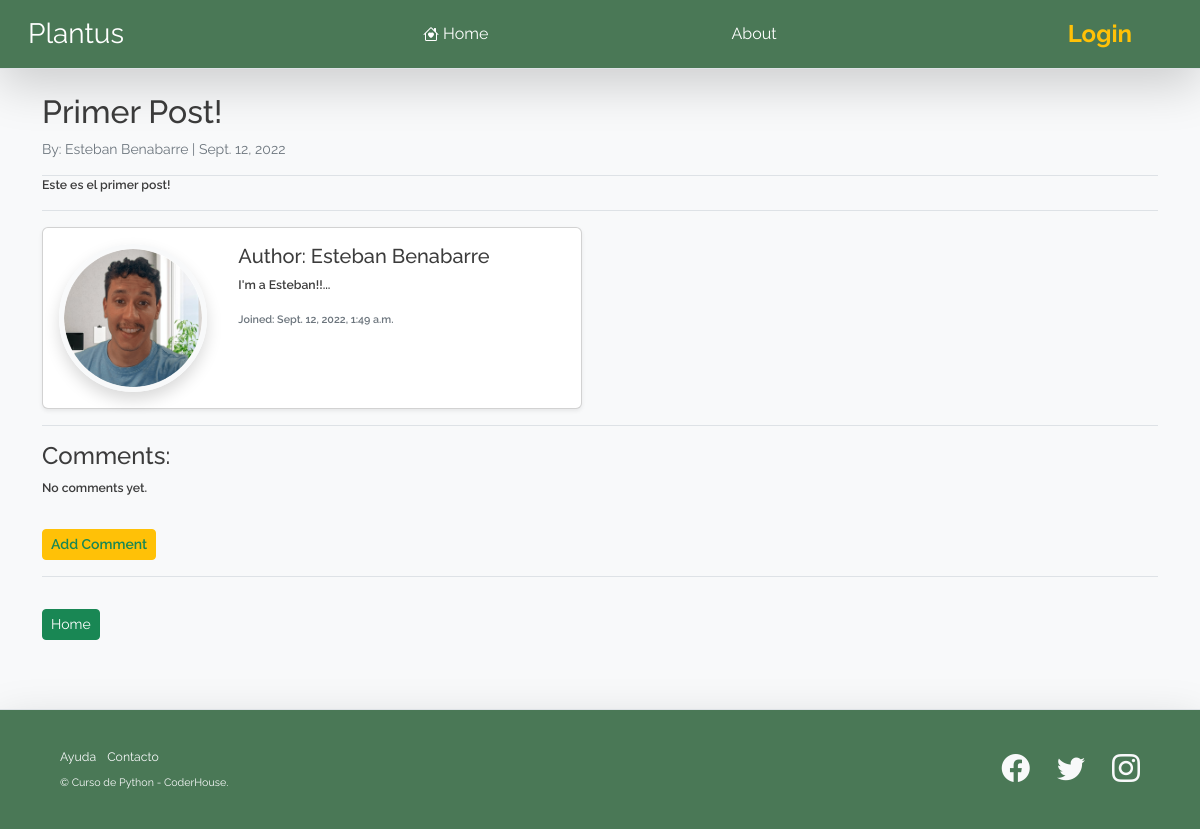
Screenshot of /post/8 with the database file from the repository.
### blog/models.py (models this page shows, shortened)
class Post(models.Model):
    title       = models.CharField(max_length=255)
    author      = models.ForeignKey(User, on_delete = models.CASCADE)
    body        = RichTextField(blank = True, null = True)
    post_image  = models.URLField(max_length=250, default='https://dummyimage.com/600x400/e0e0e0/878787.png&text=img')
    post_date   = models.DateField(auto_now_add=True)
    category    = models.CharField(max_length=255)

class Profile (models.Model):
    user            = models.OneToOneField(User, null=True, on_delete = models.CASCADE)
    description     = models.TextField()
    avatar          = models.ImageField(upload_to='avatars', null=True, blank=True)
    instagram_url   = models.CharField(max_length=256,null=True, blank=True)
    facebook_url    = models.CharField(max_length=256,null=True, blank=True)

### blog/views.py (the view)
# urls.py: path('post/<int:pk>', PostDetailView.as_view(), name="post_details"),
class PostDetailView (DetailView):
    model           = Post
    template_name   = 'post_details.html'
    def get_context_data(self, *args, **kwargs):
        comments_list = Comment.objects.all()
        context = super(PostDetailView, self).get_context_data(*args, **kwargs)
        context['comments_list'] = comments_list
        return context

### blog/templates/post_details.html (shortened to what this page needs)
{% extends "base.html" %}
{% load static %}
{% block blog_base %}
<div>
    <div class="row">
        <div class="col">
            <div class='border-bottom '>
                <h2 > {{post.title}} <h2/>
                <p class='text-secondary fw-normal fs-6 '>
                    <small> By: {{post.author.first_name}} {{post.author.last_name}} | {{post.post_date}}<small/>
                </p>
            </div>
            <div class="border-bottom">
                <p>
                    {{ post.body  | safe }}
                </p>
            </div>
        </div>
        <div class="col border-bottom">
            <div class="card my-3 shadow-sm" style="max-width: 540px;">
                <div class="row g-0">
                  <div class="col-sm-4 d-flex justify-content-center p-3">
                    {% if post.author.profile.avatar.url %}
                    <img src="{{post.author.profile.avatar.url}}" class="img-fluid rounded-circle border border-5 border-light shadow" style="max-width:148px;max-width:148px;"alt="post.author">
                    {% else %}
                    <img src="{% static 'assets/1.jpg' %}" class="img-fluid rounded-circle border border-5 border-light shadow" style="max-width:148px;max-width:148px;"alt="post.author">
                    {% endif %}
                  </div>
                  <div class="col-sm-8">
                    <div class="card-body">
                      <h5 class="card-title">Author: {{post.author.first_name}} {{post.author.last_name}}</h5>
                      <p class="card-text">{{post.author.profile.description | slice:":200" }}...</p>
                      <p class="card-text"><small class="text-muted">Joined: {{post.author.date_joined}}</small></p>
                    </div>
                  </div>
                </div>
              </div>
        </div>
        <div class='border-bottom my-3 pb-3'>
            <h4>Comments:</h4>
            {% if not post.comments.all %}
                <p> No comments yet.</p>
            {% endif %}
            <button class='btn btn-warning btn-sm mt-3' >
                <a class='text-decoration-none text-success fw-semibold' href="{% url 'comment_add' post.pk %}">
                    Add Comment
                </a>
            </button>
        </div>
    </div>
    <a class='btn btn-success btn-sm mt-3' href="{% url 'home' %}">
        Home
    </a>
</div>
{% endblock blog_base %}

### blog/static/css/custom-styles.css (style rules this page uses)
:root { --bs-font-sans-serif: 'Raleway', sans-serif; --bs-body-font-family: var(--bs-font-sans-serif); }
body { color:rgb(60, 60, 60) }

### rows the page displays
Post: title "Primer Post!", author.first_name "Esteban", author.last_name "Benabarre", post_date "Sept. 12, 2022", body "Este es el primer post!", author.profile.avatar (picture), author.profile.description "I'm a Esteban!!", author.date_joined "Sept. 12, 2022, 1:49 a.m."
